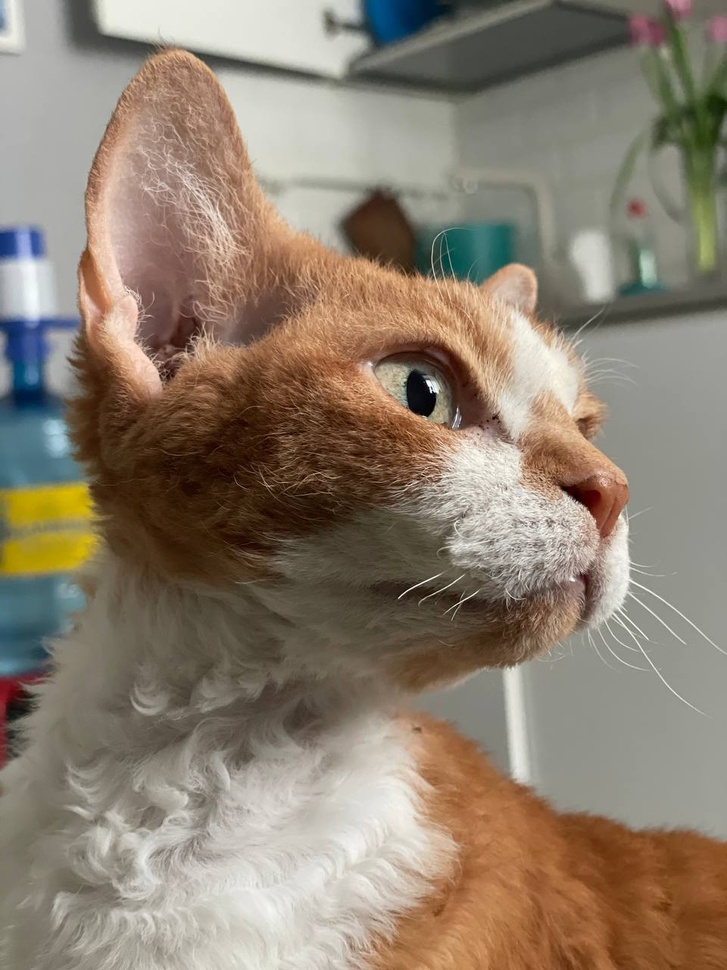
#> input picture 7/pets0/Cat.jpg, 727 x 970 px, shrunk from 960 x 1280 before the run
$ python 2.py
#> lines starting #> are read from the running program, lines starting #| are printed output that depends on the picture
from PIL import Image
im = Image.open('pets0/Cat.jpg')
#> im is the input picture: PIL image 727x970 RGB; mean R, G, B 140.6, 127.3, 111.4
im2 = im.reduce(3)
im3 = im2.transpose(Image.FLIP_LEFT_RIGHT)
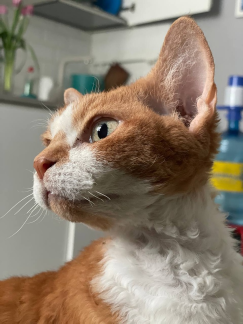
#> im3: PIL image 243x324 RGB; mean R, G, B 140.6, 127.2, 111.3
im4 = im3.rotate(90)
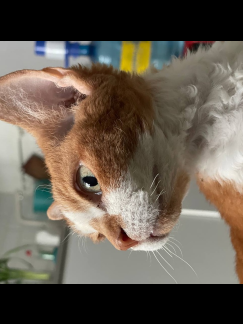
#> im4: PIL image 243x324 RGB; mean R, G, B 102.4, 92.6, 80.7
im3.save('Cat2.jpg')
im4.save('Cat3.jpg')

$ run again, with 7/pets0/Koshi.jpg copied over 7/pets0/Cat.jpg
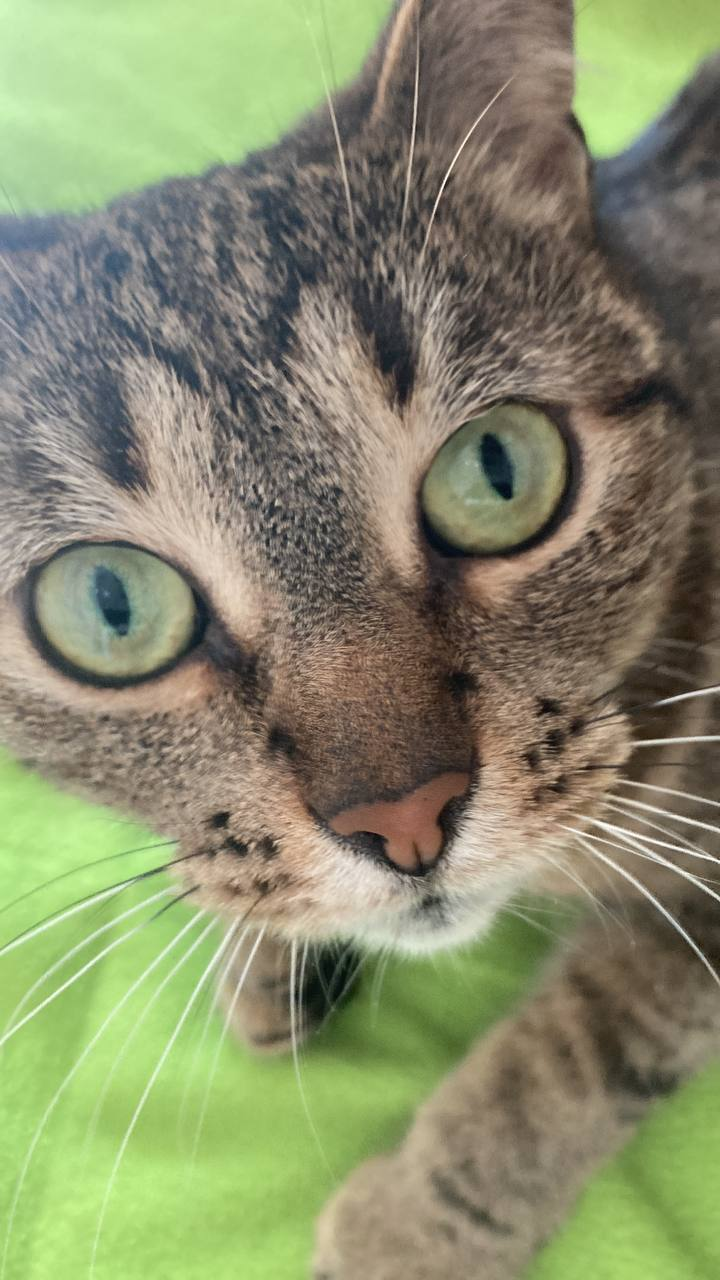
#> input picture 7/pets0/Koshi.jpg, 720 x 1280 px
#> im is the input picture: PIL image 720x1280 RGB; mean R, G, B 135.3, 139.2, 107.3
#> `im3 = im2.transpose(Image.FLIP_LEFT_RIGHT)`:
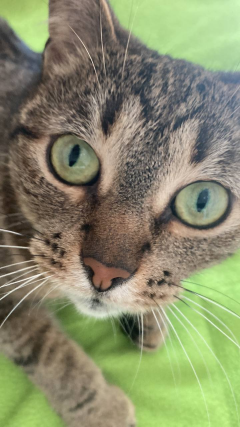
#> im3: PIL image 240x427 RGB; mean R, G, B 135.2, 139.2, 107.2
#> `im4 = im3.rotate(90)`:
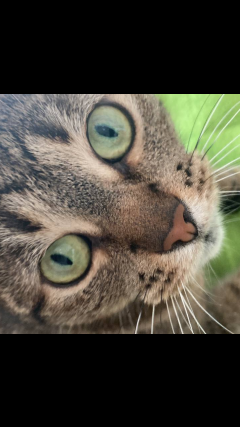
#> im4: PIL image 240x427 RGB; mean R, G, B 72.6, 69.3, 58.5

$ run again, with 7/pets0/Sheba.jpg copied over 7/pets0/Cat.jpg
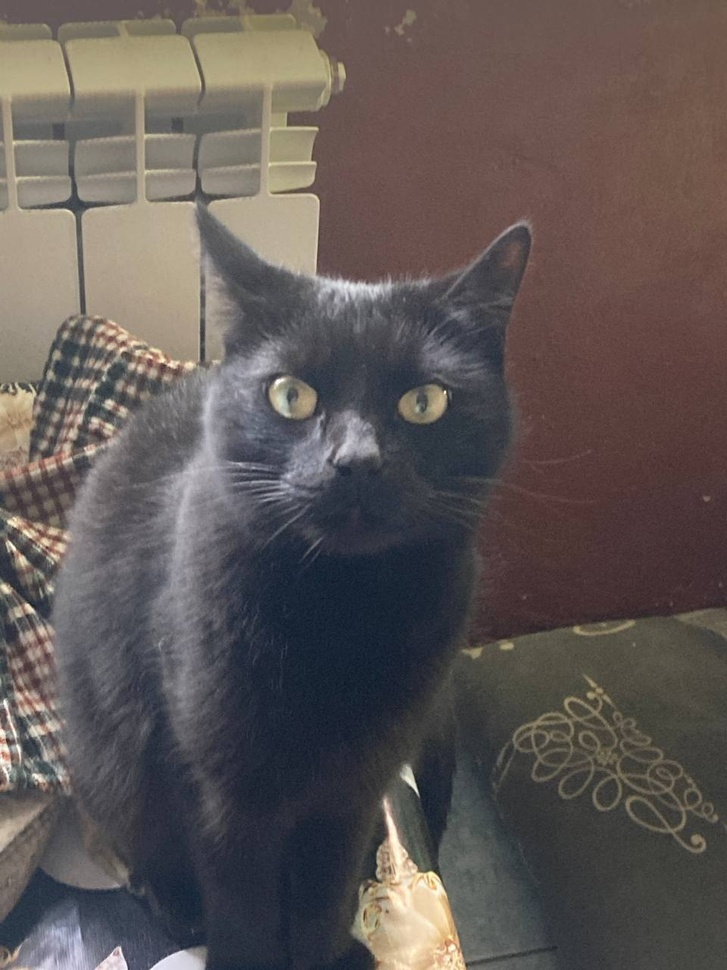
#> input picture 7/pets0/Sheba.jpg, 727 x 970 px, shrunk from 960 x 1280 before the run
#> im is the input picture: PIL image 727x970 RGB; mean R, G, B 95.5, 87.6, 85.5
#> `im3 = im2.transpose(Image.FLIP_LEFT_RIGHT)`:
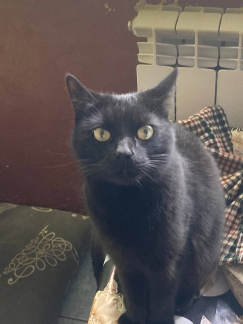
#> im3: PIL image 243x324 RGB; mean R, G, B 95.4, 87.5, 85.4
#> `im4 = im3.rotate(90)`:
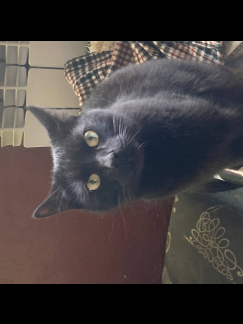
#> im4: PIL image 243x324 RGB; mean R, G, B 69.4, 63.6, 63

$ run again, with 7/pets0/Shine.jpg copied over 7/pets0/Cat.jpg
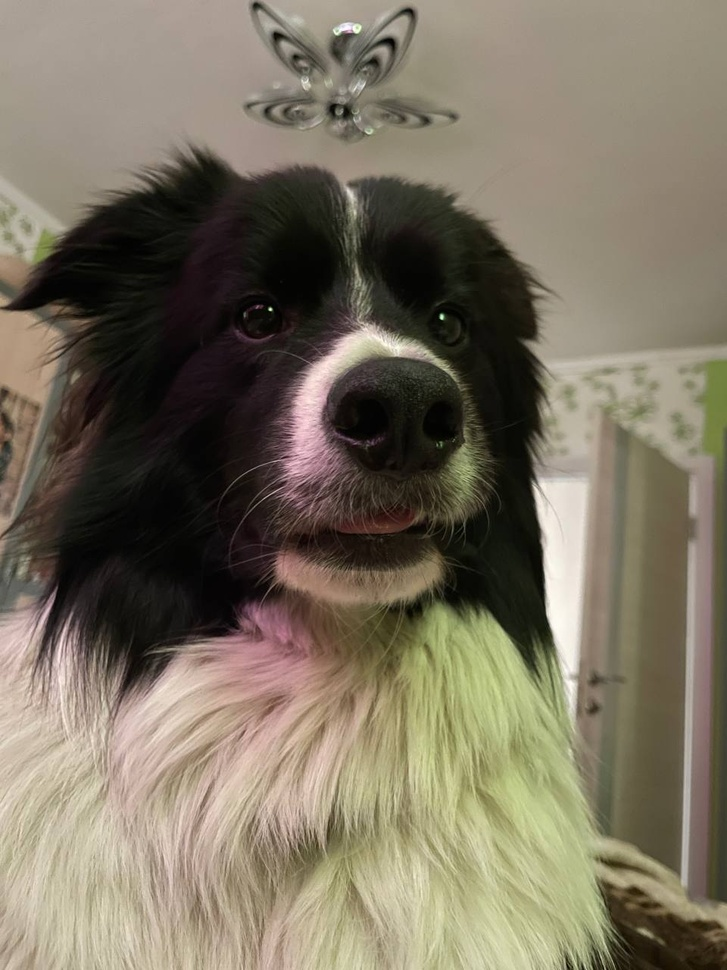
#> input picture 7/pets0/Shine.jpg, 727 x 970 px, shrunk from 960 x 1280 before the run
#> im is the input picture: PIL image 727x970 RGB; mean R, G, B 122.4, 113.7, 96.3
#> `im3 = im2.transpose(Image.FLIP_LEFT_RIGHT)`:
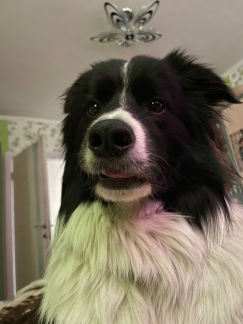
#> im3: PIL image 243x324 RGB; mean R, G, B 122.3, 113.6, 96.2
#> `im4 = im3.rotate(90)`:
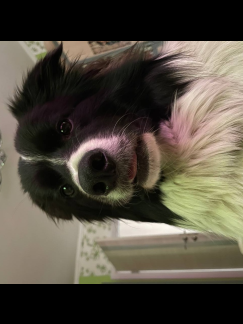
#> im4: PIL image 243x324 RGB; mean R, G, B 82, 75.5, 63.6
